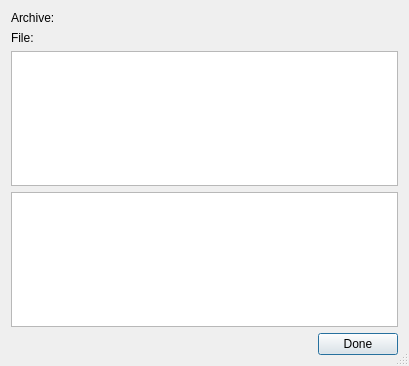
<?xml version="1.0" encoding="UTF-8"?>
<ui version="4.0">
 <class>BasicFileViewer</class>
 <widget class="QDialog" name="BasicFileViewer">
  <property name="geometry">
   <rect>
    <x>0</x>
    <y>0</y>
    <width>409</width>
    <height>366</height>
   </rect>
  </property>
  <property name="windowTitle">
   <string>View file</string>
  </property>
  <property name="sizeGripEnabled">
   <bool>true</bool>
  </property>
  <layout class="QVBoxLayout" name="verticalLayout">
   <item>
    <widget class="QLabel" name="lblArchiveInfo">
     <property name="text">
      <string>Archive:</string>
     </property>
    </widget>
   </item>
   <item>
    <widget class="QLabel" name="lblFileInfo">
     <property name="text">
      <string>File:</string>
     </property>
    </widget>
   </item>
   <item>
    <widget class="QTextBrowser" name="txtContents">
     <property name="openLinks">
      <bool>false</bool>
     </property>
    </widget>
   </item>
   <item>
    <widget class="QPlainTextEdit" name="txtContentsPlain">
     <property name="font">
      <font>
       <family>Courier New</family>
      </font>
     </property>
     <property name="readOnly">
      <bool>true</bool>
     </property>
    </widget>
   </item>
   <item>
    <layout class="QHBoxLayout" name="horizontalLayout">
     <item>
      <spacer name="horizontalSpacer">
       <property name="orientation">
        <enum>Qt::Horizontal</enum>
       </property>
       <property name="sizeHint" stdset="0">
        <size>
         <width>40</width>
         <height>20</height>
        </size>
       </property>
      </spacer>
     </item>
     <item>
      <widget class="QPushButton" name="btnDone">
       <property name="text">
        <string>Done</string>
       </property>
      </widget>
     </item>
    </layout>
   </item>
  </layout>
 </widget>
 <resources/>
 <connections/>
</ui>
